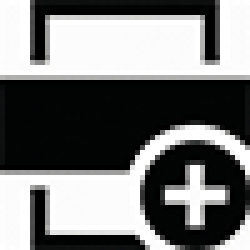
#> input picture icvt/resources/img/add.png, 50 x 50 px, found by its file name (shown 5 times larger)
$ python crop_labels.py
#> lines starting #> are read from the running program, lines starting #| are printed output that depends on the picture; after the words box and inside, x2 and y2 are one past the last pixel; in counts of white or black regions, pixels touching at a corner belong together
from PIL import Image
from tkinter import messagebox
from tkinter import filedialog
import cv2
import math
import os
import shutil
import random
import pybboxes as pbx
import numpy as np


def yolobbox2bbox(x,y,w,h):
    x1, y1 = (x-(w/2))*640, (y-(h/2))*640
    x2, y2 = (x+(w/2))*640, (y+(h/2))*640
    return math.ceil(x1), math.ceil(y1), math.ceil(x2), math.ceil(y2)

def bbox2yolobbox(size, box):
    dw = 1./size[0]
    dh = 1./size[1]
    x = (box[0] + box[1])/2.0
    y = (box[2] + box[3])/2.0
    w = box[1] - box[0]
    h = box[3] - box[2]
    x = x*dw
    w = w*dw
    y = y*dh
    h = h*dh
    return x,y,w,h

def create_dir(path):
    if not os.path.exists(path):
        os.makedirs(path)

# Specify the folder path
folder_path_img = filedialog.askdirectory(title="Select the IMAGE folder",
                                                    initialdir=os.path.dirname(os.path.abspath(__file__)))
#> the answer given: ../../resources/img
# Specify the folder path
folder_path_lbl = filedialog.askdirectory(title="Select the LABEL folder",
                                                    initialdir=folder_path_img)
#> the answer given: ../../resources/img

#display message box and ask yes or no
answer = messagebox.askyesno("Confirmation", "Do you want to visually control the cropping process? If yes, each image will be displayed for a short while so you can make sure there are no discrepancies. If no, the process will be faster.")

if answer:
    frames = 300
else:
    frames = 1

#display message box and ask yes or no
answer = messagebox.askyesno("Confirmation", "Do you want to specify separate output folder? If yes, you will be asked to select the folder. If no, the output folder will be the same as the input folder.")

if answer:
    out_folder_path_img = filedialog.askdirectory(title="Select the IMAGE output folder",
                                          initialdir=folder_path_img)
#> the answer given: ../../resources/img
    out_folder_path_lbl = filedialog.askdirectory(title="Select the LABEL output folder",
                                                  initialdir=folder_path_lbl)
#> the answer given: ../../resources/img
else:
    out_folder_path_img = folder_path_img
    out_folder_path_lbl = folder_path_lbl


# Specify the paths of the original and destination folders

# Get the path of the directory containing the current script
script_directory = os.path.dirname(os.path.abspath(__file__))

# Navigate two parent folders above
two_parent_folders_up = os.path.abspath(os.path.join(script_directory, '..', '..'))

# Construct the desired path relative to the two parent folders above
tmp_folder = os.path.join(two_parent_folders_up, 'resources', 'tmp')
create_dir(tmp_folder)

# Iterate through all files in the folder
for filename in os.listdir(folder_path_img):
    # Check if the file is an image file (you can customize this condition as needed)
    if filename.endswith('.jpg') or filename.endswith('.png'):
        # Get the full file path
        file_path = os.path.join(folder_path_img, filename)

        # Construct the full paths to the original and destination files
        original_path = os.path.join(folder_path_img, filename)
        destination_path = os.path.join(tmp_folder, filename)

        # Move the file to the destination folder
        shutil.move(original_path, destination_path)

        # Open the image
        img = Image.open(destination_path)
#> img is the input picture: PIL image 50x50 RGBA; mean R, G, B, A 20.9, 21.3, 20.1, 137.7

        # Open the corresponding txt file
        txt_path = os.path.join(folder_path_lbl, f"{filename[:-4]}.txt")
        if not os.path.exists(txt_path):
            # Calculate the centre of the random point
            x = random.randint(0, img.size[0])
#> x = 24
            y = random.randint(0, img.size[1])
#> y = 48

            # Calculate the coordinates of the cropped image
            factor = 320
            x1 = int(max(0, min((x - factor // 2), int(img.size[0]) - factor)))
#> x1 = 0
            y1 = int(max(0, min((y - factor // 2), int(img.size[1]) - factor)))
#> y1 = 0
            x2 = int(max(factor, min((x + factor // 2), int(img.size[0]))))
#> x2 = 320
            y2 = int(max(factor, min((y + factor // 2), int(img.size[1]))))
#> y2 = 320

            box_left, box_top, box_right, box_bottom = x1, y1, x2, y2
#> box_left = 0; box_top = 0; box_right = 320; box_bottom = 320
            box_width = box_right - box_left
#> box_width = 320
            box_height = box_bottom - box_top
#> box_height = 320
        else:
            with open(txt_path, "r") as f:
                coords = f.readline().strip().split()[1:]

            # Convert the coordinates to floats and scale them for a 320x320 image
            coords = [float(coord) for coord in coords]
            box_left, box_top, box_right, box_bottom = yolobbox2bbox(*coords)
            box_width = box_right - box_left
            box_height = box_bottom - box_top

            # Calculate the centre of the bounding box in the original image
            x = box_right - box_width/2
            y = box_bottom - box_height/2

            # Calculate the coordinates of the cropped image
            factor = max(box_width, box_height)
            factor = max(factor, 320)
            x1 = int(max(0, min((x - factor // 2), int(img.size[0]) - factor)))
            y1 = int(max(0, min((y - factor // 2), int(img.size[1]) - factor)))
            x2 = int(max(factor, min((x + factor // 2), int(img.size[0]))))
            y2 = int(max(factor, min((y + factor // 2), int(img.size[1]))))

        # Crop the image
        img_cropped = img.crop((x1, y1, x2, y2))
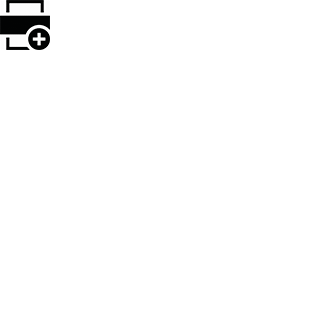
#> img_cropped: PIL image 320x320 RGBA; mean R, G, B, A 0.5, 0.5, 0.5, 3.4; transparent parts drawn white

        # Open the image
        with open(os.path.join(tmp_folder, f"{filename[:-4]}.jpg"), "rb") as stream:
            bytes = bytearray(stream.read())
            numpyarray = np.asarray(bytes, dtype=np.uint8)
            img1 = cv2.imdecode(numpyarray, cv2.IMREAD_UNCHANGED)
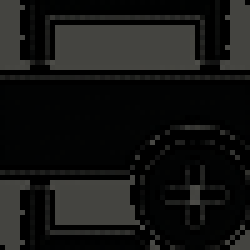
#> img1: shape (50, 50, 4) (shown 5 times larger); mean B, G, R, A 20.1, 21.3, 20.9, 137.7
        #img1 = cv2.imread(os.path.join(tmp_folder, f"{filename[:-4]}.jpg"))
        if img1 is not None:
            # Image loaded successfully
            # Draw a rectangle on the image using the bounding box coordinates
            cv2.rectangle(img1, (box_left, box_top), (box_right, box_bottom), (0, 255, 0), 2)
            cv2.rectangle(img1, (x1, y1), (x2, y2), (0, 0, 255), 2)
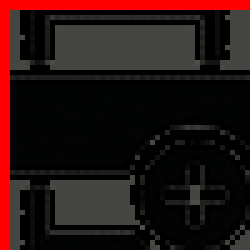
#> img1: shape (50, 50, 4) (shown 5 times larger); mean B, G, R, A 18.2, 19.3, 38.9, 126.4

            if frames > 1:
                # Show the image
                cv2.imshow('image', img1)
                cv2.namedWindow('image')

                # Get the screen width and height
                screen_width, screen_height = 1920, 1080  # Set these values to your screen's resolution

                # Calculate the position to center the window
                window_width, window_height = img1.shape[1], img1.shape[0]
#> window_width = 50; window_height = 50
                x_position = (screen_width - window_width) // 2
#> x_position = 935
                y_position = (screen_height - window_height) // 2

                # Move the OpenCV window to the calculated position
                cv2.moveWindow('image', x_position, y_position)

                # Make the window topmost
                cv2.setWindowProperty('image', cv2.WND_PROP_TOPMOST, 1)
                cv2.waitKey(frames)
                cv2.destroyAllWindows()
        else:
            # Failed to load the image
            print("Failed to load the image.")


        # Resize the cropped image to 320x320 pixels
        img_resized = img_cropped.resize((320, 320))

        # Save the new image to a file
        new_img_path = os.path.join(tmp_folder, f"{filename[:-4]}_320.jpg")
        img_resized.save(new_img_path)

        # Calculate the new coordinates of the bounding box in the cropped and resized image
        new_box_left = (box_left - x1) * 320 / img_cropped.size[0]
        new_box_top = (box_top - y1) * 320 / img_cropped.size[1]
        new_box_right = (box_right - x1) * 320 / img_cropped.size[0]
        new_box_bottom = (box_bottom - y1) * 320 / img_cropped.size[1]
        new_box_width = new_box_right - new_box_left
        new_box_height = new_box_bottom - new_box_top

        if os.path.exists(txt_path):
            #Convert the coordinates to YOLOv3 format
            b = (max(new_box_left, 1), max(new_box_top, 1), max(new_box_right, 1), max(new_box_bottom, 1))
            print(b, img_resized.size[0], img_resized.size[1])
            bb = pbx.convert_bbox(b, from_type="voc", to_type="yolo", image_size=(img_resized.size[0], img_resized.size[1]))
            #bb = bbox2yolobbox((img_resized.size[0], img_resized.size[1]), b)

            # Write the new coordinates to a new txt file
            new_txt_path = os.path.join(out_folder_path_lbl, f"{filename[:-4]}_320.txt")
            with open(new_txt_path, "w") as f:
                f.write(f"0 {max(round(bb[0], 6), 1)} {max(round(bb[1], 6), 1)} {max(round(bb[2], 6), 1)} {max(round(bb[3], 6), 1)}")

        #img2 = cv2.imread(new_img_path)
        with open(new_img_path, "rb") as stream:
            bytes = bytearray(stream.read())
            numpyarray = np.asarray(bytes, dtype=np.uint8)
            img2 = cv2.imdecode(numpyarray, cv2.IMREAD_UNCHANGED)
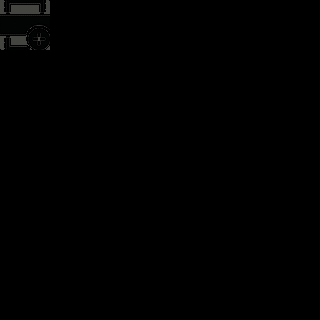
#> img2: shape (320, 320, 3); mean B, G, R 0.5, 0.5, 0.5
        if img2 is not None:
            # Image loaded successfully
            # Draw a rectangle on the image using the bounding box coordinates
            cv2.rectangle(img2, (int(new_box_left), int(new_box_top)), (int(new_box_right), int(new_box_bottom)),
                          (0, 255, 0), 2)
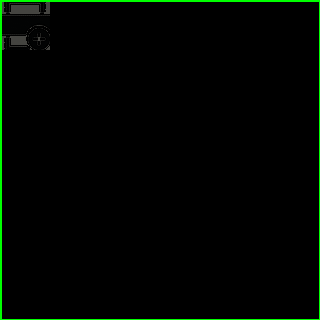
#> img2: shape (320, 320, 3); 1.87% of pixels changed, all inside (x1, y1, x2, y2) = (0, 0, 320, 320)

            if frames > 1:
                # Show the image
                cv2.imshow('image', img2)
                cv2.namedWindow('image')

                # Get the screen width and height
                screen_width, screen_height = 1920, 1080  # Set these values to your screen's resolution

                # Calculate the position to center the window
                window_width, window_height = img1.shape[1], img1.shape[0]
                x_position = (screen_width - window_width) // 2
                y_position = (screen_height - window_height) // 2

                # Move the OpenCV window to the calculated position
                cv2.moveWindow('image', x_position, y_position)

                # Make the window topmost
                cv2.setWindowProperty('image', cv2.WND_PROP_TOPMOST, 1)
                cv2.waitKey(frames)
                cv2.destroyAllWindows()
        else:
            # Failed to load the image
            print("Failed to load the image.")

        # Move the image and txt file to the original folder
        if os.path.exists(txt_path):
            shutil.move(destination_path, os.path.join(folder_path_img, filename))
        shutil.move(new_img_path, os.path.join(out_folder_path_img, f"{filename[:-4]}_320.jpg"))
        print(f"File {filename} processed successfully")
#> pass 2 of the loop `for filename in os.listdir(folder_path_img):`:
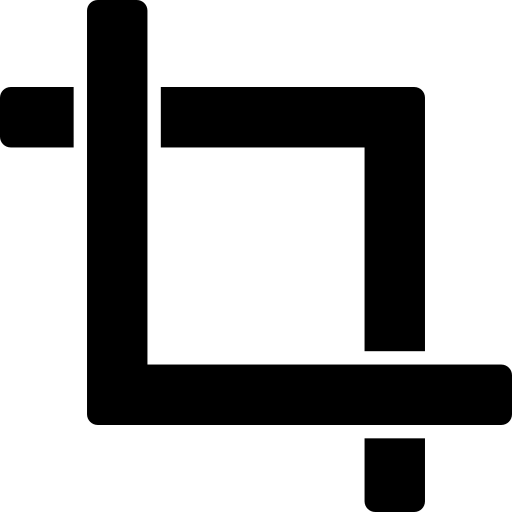
#> input picture icvt/resources/img/cr.png, 512 x 512 px, found by its file name
#> img is the input picture: PIL image 512x512 RGBA; mean R, G, B, A 0, 0, 0, 82.4
#> `img_cropped = img.crop((x1, y1, x2, y2))`:
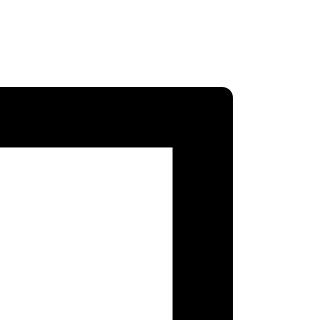
#> img_cropped: PIL image 320x320 RGBA; mean R, G, B, A 0, 0, 0, 61; transparent parts drawn white
#> `cv2.rectangle(img2, (int(new_box_left), int(new_box_top)), (int(new_bo..`:
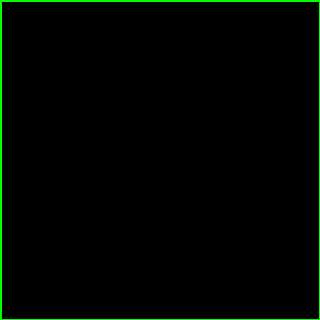
#> img2: shape (320, 320, 3); mean B, G, R 0, 4.8, 0
